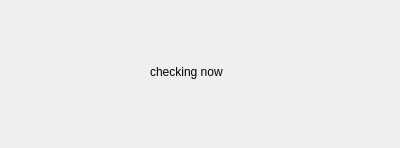
<?xml version="1.0" encoding="UTF-8"?>
<ui version="4.0">
 <class>dialog_checking</class>
 <widget class="QDialog" name="dialog_checking">
  <property name="geometry">
   <rect>
    <x>0</x>
    <y>0</y>
    <width>400</width>
    <height>148</height>
   </rect>
  </property>
  <property name="windowTitle">
   <string>Dialog</string>
  </property>
  <widget class="QLabel" name="label_state">
   <property name="geometry">
    <rect>
     <x>150</x>
     <y>62</y>
     <width>161</width>
     <height>20</height>
    </rect>
   </property>
   <property name="text">
    <string>checking now</string>
   </property>
  </widget>
  <widget class="QLabel" name="label_state_pic">
   <property name="geometry">
    <rect>
     <x>110</x>
     <y>58</y>
     <width>31</width>
     <height>31</height>
    </rect>
   </property>
   <property name="text">
    <string/>
   </property>
   <property name="pixmap">
    <pixmap resource="pics.qrc">:/images/data/等待.png</pixmap>
   </property>
   <property name="scaledContents">
    <bool>true</bool>
   </property>
  </widget>
 </widget>
 <resources>
  <include location="pics.qrc"/>
 </resources>
 <connections/>
</ui>
